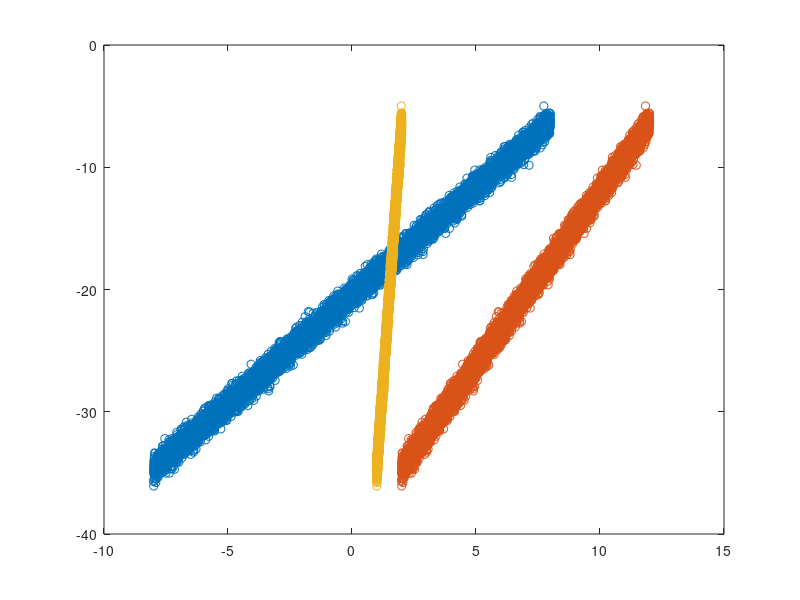

This figure's MATLAB source: (Note: this script raises an error after producing the figure.)
clear all
close all
clc

NIn  = 3;
NTot = 10000;
NTry = 1000;
NOut = 1;

PathToSPES = '/Users/sventuri/Dropbox/SPES/Data_Test/FourDLinearRegression/'


W1 = [3, -2, 1/3];%rand(NIn, NOut);
b1 = [-7];%rand(1);


x1 = linspace(-8,8,NTot);
x2 = linspace(2,12,NTot);
x3 = linspace(1,2,NTot);
x_out  = [x1', x2', x3'];

y = W1 * x_out' + b1 + normrnd(0,0.5,[1,NTot]);
y_out = y';

figure
plot(x_out,y_out,'o')


FileX  = strcat(PathToSPES,'/x.csv');
fileID = fopen(FileX,'w');
fprintf(fileID,'x1,x2,x3\n')
for i = 1:length(x_out)
  fprintf(fileID,'%f,%f,%f\n', x_out(i,:));
end 

FileY = strcat(PathToSPES,'/y.csv');
fileID = fopen(FileY,'w');
fprintf(fileID,'y\n')
for i = 1:length(x_out)
  fprintf(fileID,'%f\n', y_out(i));
end 

FileX = strcat(PathToSPES,'/xToCompare.csv');
fileID = fopen(FileX,'w');
fprintf(fileID,'x1,x2,x3\n')
for i = 1:length(x_out)
  fprintf(fileID,'%f,%f,%f\n', x_out(i,:));
end 

FileX = strcat(PathToSPES,'/xToPlot.csv');
fileID = fopen(FileX,'w');
fprintf(fileID,'x1,x2,x3\n')
for i = 1:length(x_out)
  fprintf(fileID,'%f,%f,%f\n', x_out(i,:));
end 

FileY = strcat(PathToSPES,'/yToCompare.csv');
fileID = fopen(FileY,'w');
fprintf(fileID,'y\n')
for i = 1:length(x_out)
  fprintf(fileID,'%f,\n', y_out(i));
end 

FileXY = strcat(PathToSPES,'/xyToPlot.csv');
fileID = fopen(FileXY,'w');
fprintf(fileID,'x1,x2,x3,y\n')
for i = 1:length(x_out)
  fprintf(fileID,'%f,%f,%f,%f\n',[x_out(i,:),y_out(i)]);
end 